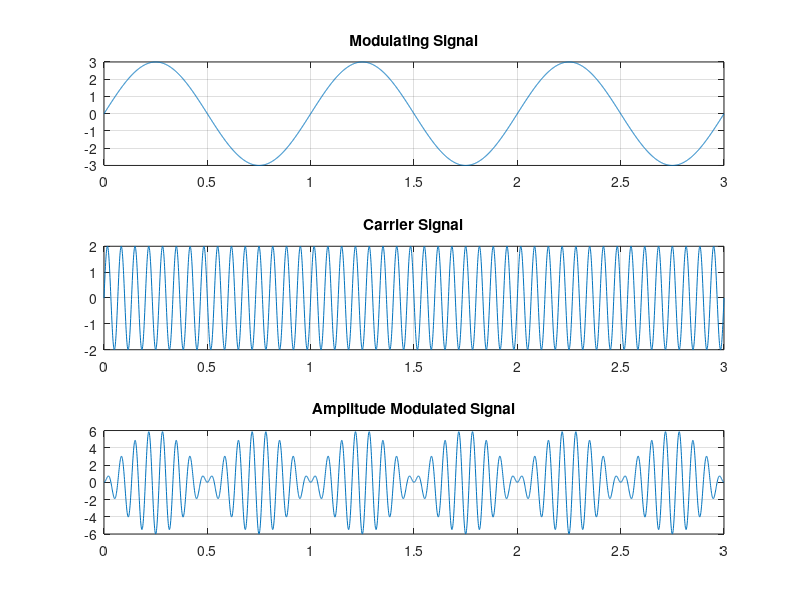

The MATLAB source for this figure:
clc; clear all; close all;
% declaring equations for Modulating Signal and Carrier Signal
t = 0:0.001:3;
fm = 1;
fc = 15;
%mt = 3*cos(2*pi*fm*t); % Modulating signal
mt=3*sin(2*pi*fm*t)
%ct = 2*cos(2*pi*fc*t); % Carrier signal
ct=2*sin(2*pi*fc*t)
st = mt.*ct;
subplot(3,1,1) % plotting modulating signal
plot(t,mt); grid on;
title('Modulating Signal')
subplot(3,1,2) % plotting carrier signal
plot(t,ct); grid on;
title('Carrier Signal')
subplot(3,1,3) % plotting AM signal
plot(t,st); grid on;
title('Amplitude Modulated Signal')